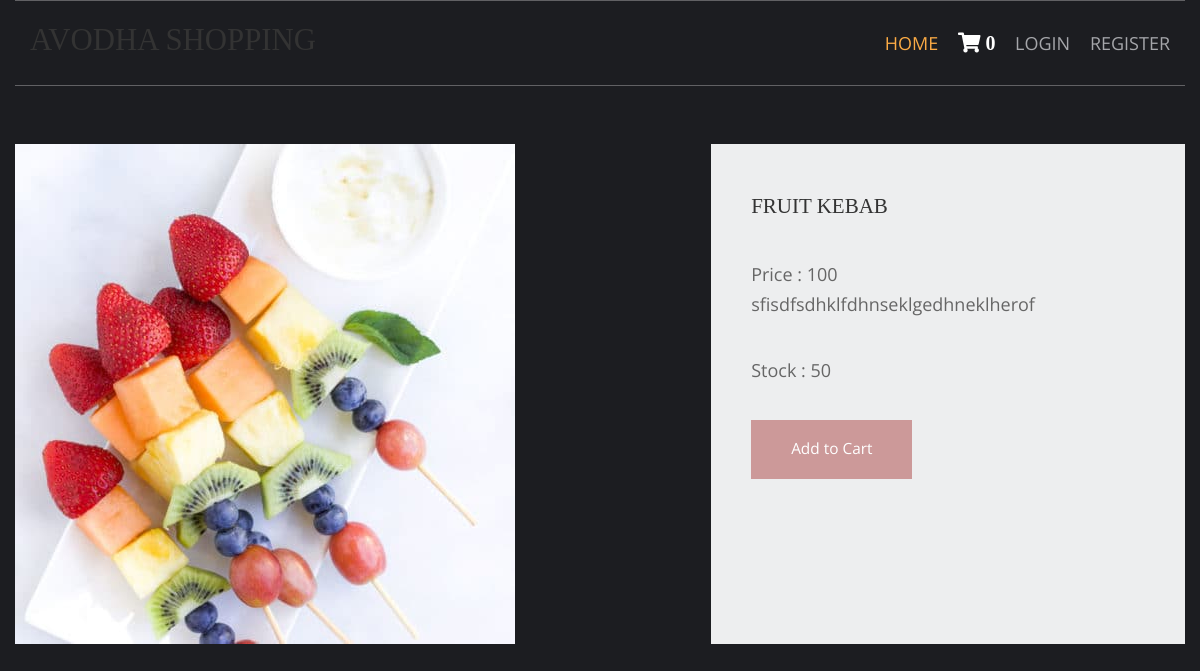
Screenshot of /fruit-recipe/fruit-kebab with the database file from the repository.
### shop/models.py (models this page shows, shortened)
class products(models.Model):
    name = models.CharField(max_length=150, unique=True)
    slug = models.SlugField(max_length=150, unique=True)
    img = models.ImageField(upload_to='product')
    desc = models.TextField()
    stock = models.IntegerField()
    available = models.BooleanField()
    price = models.IntegerField()
    category = models.ForeignKey(categ, on_delete=models.CASCADE)

### shop/views.py (the view)
# urls.py: path('<slug:c_slug>/<slug:product_slug>', views.prodDetails, name='details'),
def prodDetails(request, c_slug, product_slug):
    try:
        prodt = products.objects.get(category__slug=c_slug, slug=product_slug)
    except Exception as e:
        raise e
    return render(request, 'item.html', {'pr': prodt})

### cart/context_processor.py (called while the page is built)
def count(request):
    item_count = 0
    if 'admin' in request.path:
        return {}
    else:
        try:
            ct = cartlist.objects.filter(cart_id=c_id(request))
            cti = items.objects.all().filter(cart=ct[:1])
            for c in cti:
                item_count += c.qty
        except cartlist.DoesNotExist:
            item_count = 0
        return dict(itc=item_count)

### cart/views.py (called while the page is built)
def c_id(request):
    ct_id = request.session.session_key
    if not ct_id:
        ct_id = request.session.create()
    return ct_id

### templates/item.html (shortened to what this page needs)
{% extends 'base.html' %}
{% load static %}
{% block content %}
<html lang="en">
<head>
    <link href="{% static 'pr/fontawesome/css/all.min.css' %}" rel="stylesheet" />
    <link href="{% static 'pr/css/templatemo-comparto.css' %}" rel="stylesheet" />
</head>
<body>
  <br><br>
        <section class="tm-mb-1" id="about">
            <div class="tm-row tm-about-row">
                <div class="tm-section-1-l">
                    <img src="{{pr.img.url}}" alt="About image" class="tm-img-responsive">
                </div>
                <article class="tm-section-1-r tm-bg-color-8">
                    <h2 class="tm-mb-2 tm-title-color">{{pr.name}}</h2>
                    <p>Price : {{pr.price}}<br>{{pr.desc}}</p>
                    <p>Stock : {{pr.stock}}</p>
{% if pr.stock <= 0 %}
<h1 style="color:red"> Sorry, Its Out Of Stock</h1>
                    {% else %}
                    <a href="{% url 'addcart' pr.id %}" class="tm-btn tm-btn-1 tm-link-to-services">Add to Cart</a>
{% endif %}
                </article>
            </div>
        </section>
</body>
</html>
{% endblock %}

### static/hm/layout/styles/layout.css (style rules this page uses)
*, *::before, *::after { transition:all .3s ease-in-out; }
body { color:#A5A6AA; background-color:#1C1D21; }
a { color:#FBAB45; }

### static/pr/css/templatemo-comparto.css (style rules this page uses)
*, *::before, *::after { box-sizing: border-box; outline: none; }
ul, h1, h2, h3, h4, p, figure { padding: 0; margin: 0; }
body { font-family: 'Open Sans', Arial, sans-serif; font-size: 18px; overflow-x: hidden; padding-left: 15px; padding-right: 15px; margin: 0; }
h2 { font-size: 1.5rem; }
a { transition: all 0.3s ease; text-decoration: none; }
p { color: #666; line-height: 1.7; margin-bottom: 35px; }
h1, h2, h3, h4, h5, h6 { color: #333; }
.tm-mb-1 { margin-bottom: 20px; }
.tm-mb-2 { margin-bottom: 40px; }
.tm-bg-color-8 { background-color: #EDEEEF; }
.tm-img-responsive { max-width: 100%; height: auto; }
.tm-section-1-l { width: 57.85%; margin-right: 1.65%; }
.tm-section-1-r { padding: 50px 40px; width: 40.5%; }
.tm-row { display: flex; }
.tm-btn { display: inline-block; padding: 15px 40px; font-size: 1.1rem; border: none; background-color: #CC9999; color: white; }
a { color: #666; }

### static/hm/layout/styles/framework.css (style rules this page uses)
html { overflow-y:scroll; overflow-x:hidden; }
html, body { margin:0; padding:0; font-size:14px; line-height:1.6em; }
*, *::before, *::after { box-sizing:border-box; }
a { outline:none; text-decoration:none; }
img { width:auto; max-width:100%; height:auto; margin:0; padding:0; border:none; line-height:normal; vertical-align:middle; }
body, input, textarea, select { font-family:Verdana, Geneva, sans-serif; }
h1, h2, h3, h4, h5, h6, .heading { font-family:Georgia, "Times New Roman", Times, serif; }
::placeholder { opacity:1; }
h1, h2, h3, h4, h5, h6, .heading { margin:0 0 20px 0; font-size:1.4rem; line-height:normal; font-weight:normal; text-transform:uppercase; }
address, article, aside, figcaption, figure, footer, header, main, nav, section { display:block; margin:0; padding:0; }

### rows the page displays
products: img (picture), name "FRUIT KEBAB", price "100", desc "sfisdfsdhklfdhnseklgedhneklherof", stock "50"

### other values shown
{{ itc }} "0"
